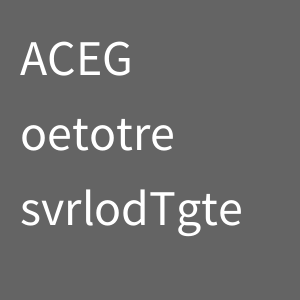
Frame 1 (no input)
Frame 60 (the mouse pressed at the canvas centre just before this capture): identical to frame 1, image omitted
Frame 120 (the mouse held since frame 60 and released just before this capture): identical to frame 1, image omitted

The Processing sketch that drew this single still picture (run headless with seeded random() and noise(); from frame 60 on, the mouse is pressed at the canvas centre):

// Processing sketch: everyother
// ── everyother.pde
void setup () {
 size(300, 300);
 textSize(50); 
}

//Write the function drawEveryOther() here


void draw () {
  background(100);
  String a = "ABCDEFG";
  drawEveryOther(a, 20, 75);
  String b = "one-two-three";
  drawEveryOther(b, 20, 150);
  String c = "severalWordsTogether";
  drawEveryOther(c, 20, 225);
}

void drawEveryOther (String str, int x, int y) {
  String newText = "";
  for (int i = 0; i < str.length(); i += 2) {
    newText += str.charAt(i);
  }
  println(str);
  println(newText);
  text(newText, x, y);
}
